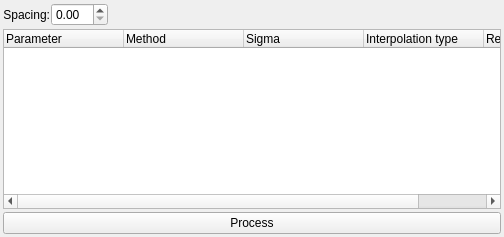
<?xml version="1.0" encoding="UTF-8"?>
<ui version="4.0">
 <class>Form</class>
 <widget class="QWidget" name="Form">
  <property name="geometry">
   <rect>
    <x>0</x>
    <y>0</y>
    <width>504</width>
    <height>237</height>
   </rect>
  </property>
  <property name="windowTitle">
   <string>Form</string>
  </property>
  <layout class="QGridLayout" name="gridLayout">
   <property name="margin">
    <number>3</number>
   </property>
   <property name="spacing">
    <number>3</number>
   </property>
   <item row="0" column="0">
    <layout class="QHBoxLayout" name="horizontalLayout">
     <property name="spacing">
      <number>1</number>
     </property>
     <item>
      <widget class="QLabel" name="label">
       <property name="text">
        <string>Spacing:</string>
       </property>
       <property name="alignment">
        <set>Qt::AlignRight|Qt::AlignTrailing|Qt::AlignVCenter</set>
       </property>
      </widget>
     </item>
     <item>
      <widget class="SpinBox" name="spacingSpin">
       <property name="toolTip">
        <string>Spacing of the grid that the map will be projected onto.</string>
       </property>
      </widget>
     </item>
     <item>
      <spacer name="horizontalSpacer">
       <property name="orientation">
        <enum>Qt::Horizontal</enum>
       </property>
       <property name="sizeHint" stdset="0">
        <size>
         <width>40</width>
         <height>20</height>
        </size>
       </property>
      </spacer>
     </item>
    </layout>
   </item>
   <item row="3" column="0">
    <widget class="QPushButton" name="processBtn">
     <property name="text">
      <string>Process</string>
     </property>
    </widget>
   </item>
   <item row="2" column="0">
    <widget class="TreeWidget" name="tree">
     <attribute name="headerDefaultSectionSize">
      <number>120</number>
     </attribute>
     <attribute name="headerStretchLastSection">
      <bool>true</bool>
     </attribute>
     <column>
      <property name="text">
       <string>Parameter</string>
      </property>
     </column>
     <column>
      <property name="text">
       <string>Method</string>
      </property>
     </column>
     <column>
      <property name="text">
       <string>Sigma</string>
      </property>
     </column>
     <column>
      <property name="text">
       <string>Interpolation type</string>
      </property>
     </column>
     <column>
      <property name="text">
       <string>Remove</string>
      </property>
     </column>
    </widget>
   </item>
  </layout>
 </widget>
 <customwidgets>
  <customwidget>
   <class>SpinBox</class>
   <extends>QDoubleSpinBox</extends>
   <header>acq4.pyqtgraph.widgets.SpinBox</header>
  </customwidget>
  <customwidget>
   <class>TreeWidget</class>
   <extends>QTreeWidget</extends>
   <header location="global">pyqtgraph</header>
  </customwidget>
 </customwidgets>
 <resources/>
 <connections/>
</ui>
